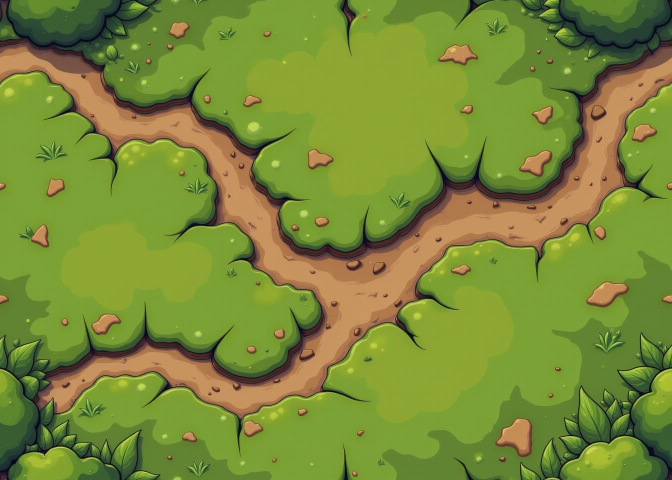
#> input picture grade_test/00_original.png, 1344 x 960 px (shown at 1/2 size)
$ python grade.py
#> lines starting #> are read from the running program, lines starting #| are printed output that depends on the picture
#> further down, orig is the input picture: PIL image 1344x960 RGB; mean R, G, B 121.8, 139.5, 55.4
#| source: grade_test/00_original.png  size=(1344, 960)
#| --- variants ---
#!/usr/bin/env python3
"""
THROWAWAY color-grade gut-check for DeepGilt's "Mario-bright" ground.
NOT wired into the engine. Operates on a static source image only.

Goal: see whether desaturate + darken + earth-tint + posterize + pixelate
turns the bright/smooth AI ground into a dark, grimy, old-school pixelated D2 look.

Each transform is a tiny pure function; each output variant prints its exact params.
"""
import os
from PIL import Image, ImageEnhance, ImageChops, ImageOps, ImageDraw, ImageFont

HERE = os.path.dirname(os.path.abspath(__file__))
SRC = os.path.join(HERE, "00_original.png")

# ---- transforms -------------------------------------------------------------
def desaturate(im, reduce):           # reduce=0.40 -> keep 60% of saturation
#> called with reduce = 0.55
    return ImageEnhance.Color(im).enhance(1.0 - reduce)

def darken(im, amount):               # amount=0.15 -> 15% darker (brightness x0.85)
#> called with amount = 0.22
    return ImageEnhance.Brightness(im).enhance(1.0 - amount)

def tint_multiply(im, color, strength):   # multiply by a muted color, blended at `strength`
#> called with color = (120, 100, 80), strength = 0.5
    solid = Image.new("RGB", im.size, color)
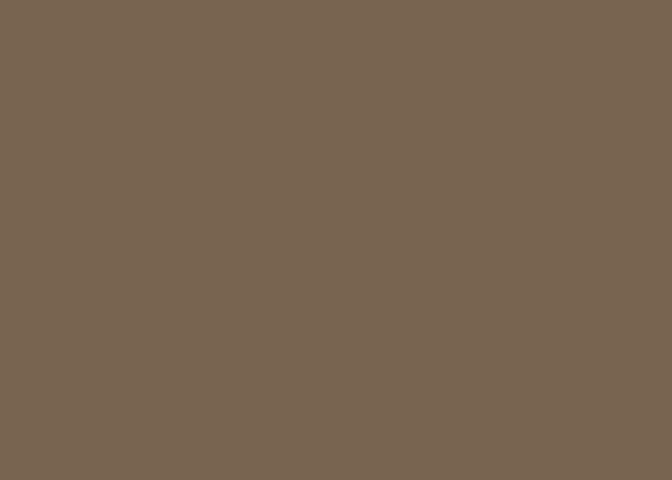
#> solid: PIL image 1344x960 RGB (shown at 1/2 size); mean R, G, B 120, 100, 80
    mult = ImageChops.multiply(im, solid)
    return Image.blend(im, mult, strength)   # 0=no tint, 1=full multiply
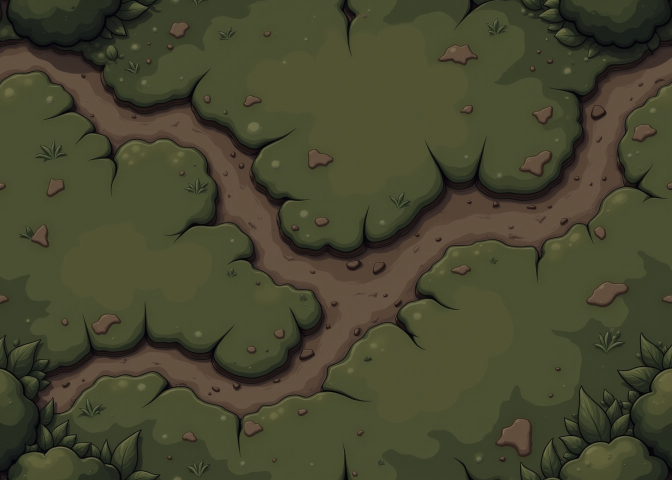
#> returned value: PIL image 1344x960 RGB (shown at 1/2 size); mean R, G, B 69.8, 70.2, 46.8

def posterize(im, bits):              # bits=4 -> 16 levels/channel (limited-palette feel)
#> called with bits = 4
    return ImageOps.posterize(im.convert("RGB"), bits)

def pixelate(im, div):                # downscale 1/div (avg) then NEAREST upscale -> chunky pixels
#> called with div = 6
    w, h = im.size
#> w = 1344; h = 960
    small = im.resize((max(1, w // div), max(1, h // div)), Image.LANCZOS)
    return small.resize((w, h), Image.NEAREST)

# muted tint colors (as requested)
BROWN = (120, 100, 80)     # desaturated earth-brown
COLD  = (90, 95, 110)      # cold gray-blue

orig = Image.open(SRC).convert("RGB")
out = {}   # label -> (image, param-string)

def save(name, im, params):
    p = os.path.join(HERE, name)
    im.save(p)
    out[name] = (im, params)
    print(f"{name:34s} {params}")

print(f"source: {SRC}  size={orig.size}\n--- variants ---")

# 01 desaturate + darken only
v = darken(desaturate(orig, 0.55), 0.22)
save("01_desat_dark.png", v, "desat 55% + darken 22%")

# 02 + earth-tone multiply tint
v2 = tint_multiply(v, BROWN, 0.50)
save("02_desat_dark_tint.png", v2, "01 + multiply brown(120,100,80) @50%")

# 03 full grade: desat + darken + tint + posterize  (no pixelate)
v3 = posterize(v2, 4)
save("03_full_grade.png", v3, "02 + posterize 4-bit (16 levels/ch)")

# 04 full grade + pixelate (the intended 'full D2 look')
save("04_full_grade_pixelated.png", pixelate(v3, 6), "03 + pixelate /6 (NEAREST upscale)")

# 05 pixelate ONLY (no grade) — isolates pixelation's contribution
save("05_pixelate_only.png", pixelate(orig, 6), "original + pixelate /6 only")

# --- a few extra strength points so the ladder shows where to push ----------
# 06 stronger grade: 65% desat + 30% darker + colder tint + posterize
s = posterize(tint_multiply(darken(desaturate(orig, 0.65), 0.30), BROWN, 0.55), 4)
save("06_grade_strong.png", s, "desat 65% + darken 30% + brown@55% + post4")

# 07 strong grade + chunkier pixelate, cold tint variant
sc = posterize(tint_multiply(darken(desaturate(orig, 0.60), 0.28), COLD, 0.50), 4)
#> call 3 of tint_multiply, with color = (90, 95, 110), strength = 0.5
#> in tint_multiply (call 3), `solid = Image.new("RGB", im.size, color)`:
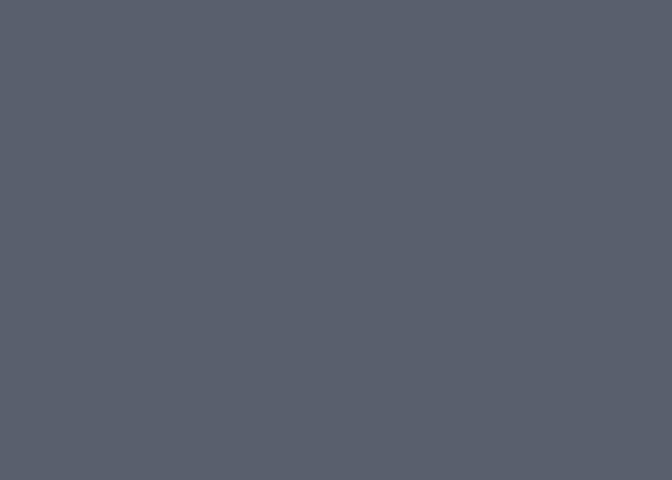
#> solid: PIL image 1344x960 RGB (shown at 1/2 size); mean R, G, B 90, 95, 110
#> in tint_multiply (call 3), `mult = ImageChops.multiply(im, solid)`:
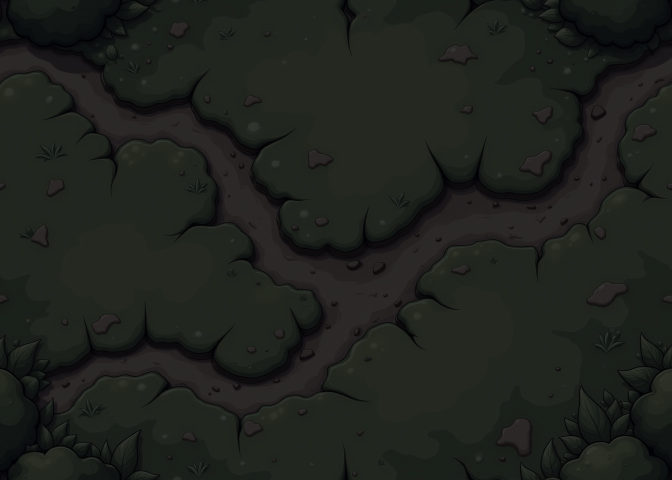
#> mult: PIL image 1344x960 RGB (shown at 1/2 size); mean R, G, B 30.7, 34.3, 29.2
save("07_grade_cold_pix.png", pixelate(sc, 9), "desat 60% + dark 28% + cold@50% + post4 + pixelate /9")
#> call 3 of pixelate, with div = 9
#> in pixelate (call 3), `small = im.resize((max(1, w // div), max(1, h // div)), Image.LANCZOS)`:
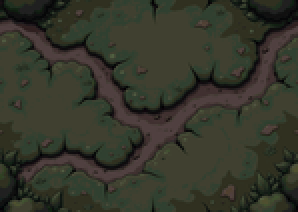
#> small: PIL image 149x106 RGB (shown 2 times larger); mean R, G, B 53.2, 54.8, 42.6

# ---- contact sheet ----------------------------------------------------------
order = ["00_original.png", "01_desat_dark.png", "02_desat_dark_tint.png",
         "03_full_grade.png", "04_full_grade_pixelated.png", "05_pixelate_only.png",
         "06_grade_strong.png", "07_grade_cold_pix.png"]
labels = {
    "00_original.png": "00 ORIGINAL (town ground)",
    "01_desat_dark.png": "01 desat55 + dark22",
    "02_desat_dark_tint.png": "02 + brown tint @50",
    "03_full_grade.png": "03 + posterize (full grade)",
    "04_full_grade_pixelated.png": "04 full grade + pixelate /6",
    "05_pixelate_only.png": "05 pixelate ONLY (no grade)",
    "06_grade_strong.png": "06 STRONG grade (65/30)",
    "07_grade_cold_pix.png": "07 cold tint + pixelate /9",
}

TW, cols, pad, lab = 420, 3, 14, 30
aspect = orig.size[1] / orig.size[0]
#> aspect = 0.714
TH = int(TW * aspect)
#> TH = 300
rows = (len(order) + cols - 1) // cols
sheetW = cols * TW + (cols + 1) * pad
sheetH = rows * (TH + lab) + (rows + 1) * pad
#> sheetH = 1046
sheet = Image.new("RGB", (sheetW, sheetH), (18, 16, 22))
draw = ImageDraw.Draw(sheet)
try:
    font = ImageFont.truetype("/System/Library/Fonts/Supplemental/Arial Bold.ttf", 20)
except Exception:
    try:
        font = ImageFont.truetype("/System/Library/Fonts/Helvetica.ttc", 20)
    except Exception:
        font = ImageFont.load_default()

for i, name in enumerate(order):
    im = (out[name][0] if name in out else Image.open(os.path.join(HERE, name))).convert("RGB")
    thumb = im.resize((TW, TH), Image.LANCZOS)
    c, r = i % cols, i // cols
    x = pad + c * (TW + pad)
    y = pad + r * (TH + lab)
#> y = 14
    draw.rectangle([x - 1, y - 1, x + TW, y + TH], outline=(60, 54, 70))
    sheet.paste(thumb, (x, y))
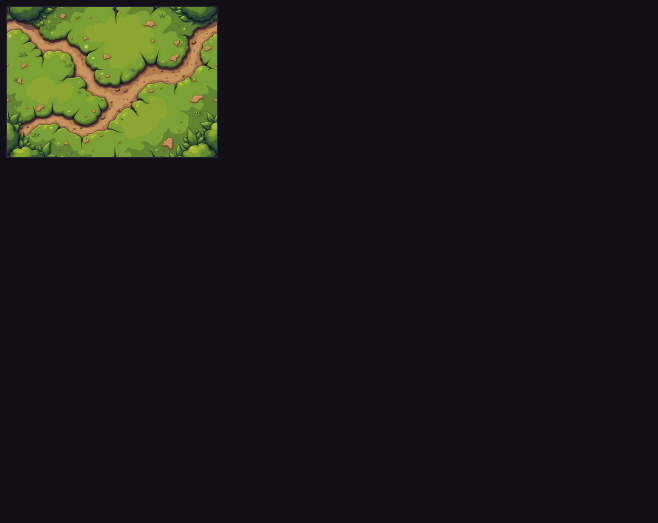
#> sheet: PIL image 1316x1046 RGB (shown at 1/2 size); mean R, G, B 27.5, 27.3, 25.1
    draw.text((x + 4, y + TH + 5), labels[name], fill=(225, 215, 195), font=font)

cs = os.path.join(HERE, "_compare.png")
sheet.save(cs)
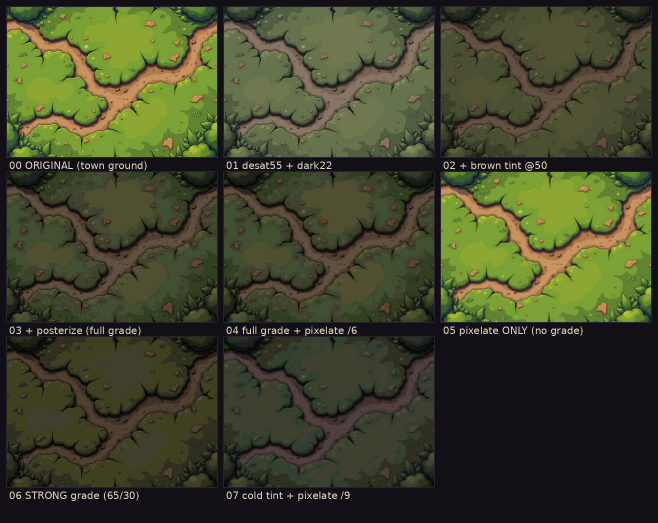
#> saved as _compare.png: PIL image 1316x1046 RGB (shown at 1/2 size); mean R, G, B 65.2, 68.9, 43
print(f"\ncontact sheet -> {cs}  ({sheetW}x{sheetH})")
#| contact sheet -> grade_test/_compare.png  (1316x1046)
